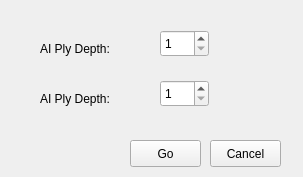
<?xml version="1.0" encoding="UTF-8"?>
<ui version="4.0">
 <class>AISettings</class>
 <widget class="QWidget" name="AISettings">
  <property name="windowModality">
   <enum>Qt::WindowModal</enum>
  </property>
  <property name="geometry">
   <rect>
    <x>0</x>
    <y>0</y>
    <width>303</width>
    <height>177</height>
   </rect>
  </property>
  <property name="windowTitle">
   <string>AI Settings</string>
  </property>
  <property name="windowIcon">
   <iconset>
    <normaloff>Raven-on-red.png</normaloff>Raven-on-red.png</iconset>
  </property>
  <property name="autoFillBackground">
   <bool>true</bool>
  </property>
  <property name="styleSheet">
   <string notr="true">background-image: url(:&quot;/home/juan/Desktop/Semester 1/COS 314/projects/Project1/build-BaoGame-Desktop-Debug/table.jpg&quot;);</string>
  </property>
  <widget class="QLabel" name="lblPlyDepth">
   <property name="geometry">
    <rect>
     <x>40</x>
     <y>40</y>
     <width>101</width>
     <height>17</height>
    </rect>
   </property>
   <property name="text">
    <string>AI Ply Depth:</string>
   </property>
  </widget>
  <widget class="QPushButton" name="btnGo">
   <property name="geometry">
    <rect>
     <x>130</x>
     <y>140</y>
     <width>71</width>
     <height>27</height>
    </rect>
   </property>
   <property name="text">
    <string>Go</string>
   </property>
  </widget>
  <widget class="QSpinBox" name="sedPlyDepth1">
   <property name="geometry">
    <rect>
     <x>160</x>
     <y>30</y>
     <width>49</width>
     <height>27</height>
    </rect>
   </property>
   <property name="styleSheet">
    <string notr="true">alternate-background-color: rgb(219, 191, 67);</string>
   </property>
   <property name="minimum">
    <number>1</number>
   </property>
   <property name="maximum">
    <number>4</number>
   </property>
  </widget>
  <widget class="QSpinBox" name="sedPlyDepth2">
   <property name="geometry">
    <rect>
     <x>160</x>
     <y>80</y>
     <width>49</width>
     <height>27</height>
    </rect>
   </property>
   <property name="minimum">
    <number>1</number>
   </property>
   <property name="maximum">
    <number>4</number>
   </property>
  </widget>
  <widget class="QLabel" name="lblPlyDepth2">
   <property name="geometry">
    <rect>
     <x>40</x>
     <y>90</y>
     <width>101</width>
     <height>17</height>
    </rect>
   </property>
   <property name="autoFillBackground">
    <bool>true</bool>
   </property>
   <property name="text">
    <string>AI Ply Depth:</string>
   </property>
  </widget>
  <widget class="QPushButton" name="btnCancel">
   <property name="geometry">
    <rect>
     <x>210</x>
     <y>140</y>
     <width>71</width>
     <height>27</height>
    </rect>
   </property>
   <property name="text">
    <string>Cancel</string>
   </property>
  </widget>
 </widget>
 <resources/>
 <connections/>
</ui>
